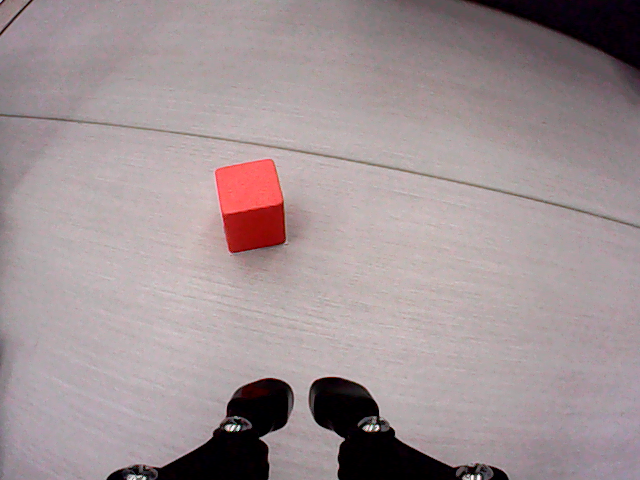
#> input picture imges/img1.png, 640 x 480 px, found by its file name
$ jupyter execute class_activity_1.ipynb
#> lines starting #> are read from the running program, lines starting #| are printed output that depends on the picture; after the words box and inside, x2 and y2 are one past the last pixel; in counts of white or black regions, pixels touching at a corner belong together
## Robot Perception (Part 1) -- Class Activity 1

### Introduction

This notebook will walk you through the process of 2D object detection and segmentation using traditional computer vision based approached explored in part 1 od the module.

First, we introduce some fundamental concepts on image representation and then cover some basic image processing techniques for the object detection and segmentation task.

### Section 1: Image Representation (Images as Arrays)
We define how images are represented as arrays

#### 1.1 Import relevant Python packages

[cell 1]
import cv2 as cv
import numpy as np
import matplotlib.pyplot as plt

#### 1.2 Load and display an image

[cell 2]
# path_to_image = '.\img\img1.png' # Use this if you are on a Windows PC
path_to_image = './img/img1.png'

# read the image from the directory
img = cv.imread(path_to_image)
#> img is the input picture: shape (480, 640, 3); mean B, G, R 149.1, 146.5, 160.7

# Convert from BGR (OpenCV's default) to RGB (Matplotlib's default)
img_rgb = cv.cvtColor(img, cv.COLOR_BGR2RGB)

# display image
plt.imshow(img_rgb)
plt.show()

#### 1.3 Explore image properties

[cell 3]
# TODO: Print the properties of the image (type, shape, size)

print('Image properties:')
print(f'Image type: {type(img_rgb)}')
#| Image type: <class 'numpy.ndarray'>
print(f'Image shape: {img_rgb.shape}')
#| Image shape: (480, 640, 3)
print(f'Image size: {img_rgb.size}')
#| Image size: 921600

### Section 2: Basic Image Processing

1. Image cropping
2. Image resizing
3. Splitting image channels
4. Merging image channels
5. Converting to different color spaces
6. Pixel value distribution (image histogram)

1. Image cropping

[cell 4]
# TODO: Try to isolate the RED cube

img_cropped = img_rgb[150:300, 150:300]
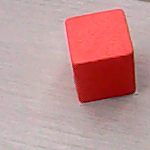
#> img_cropped: shape (150, 150, 3); mean R, G, B 193.1, 146.7, 146.6
plt.imshow(img_cropped)
print(f'Cropped image shape: {img_cropped.shape}')
#| Cropped image shape: (150, 150, 3)
#print(img_cropped)

2. Resize image

[cell 5]
# TODO: Explore the cv.resize function

img_resize = cv.resize(img_rgb, None, fx=2, fy=2, interpolation=cv.INTER_CUBIC)

print(f'Original image shape: {img_rgb.shape}')
#| Original image shape: (480, 640, 3)
print(f'Resized image shape: {img_resize.shape}')
#| Resized image shape: (960, 1280, 3)

plt.imshow(img_resize)

3. Splitting the image channels

[cell 6]
#TODO: RGB images have three (3) channels, use cv.split to isolate each channel and then display them all

channels = cv.split(img_rgb)
titles = ['Normal','Red', 'Green', 'Blue']

plt.figure(figsize=(16, 6))
plt.subplot(1,4,1)
plt.imshow(img_rgb), plt.title(titles[0])

for i in range(len(channels)):
    plt.subplot(1,4,i+2)
    plt.imshow(channels[i])
    plt.title(titles[i+1])
#> this loop made 3 passes

plt.show()

4. Merging image channels

[cell 7]
#TODO: What can be split can be merged. Use the cv.merge function to merge the individual channels together

merged_img_rgb = cv.merge(channels)
r, g, b = channels
merged_img_bgr = cv.merge([b, g ,r])

#TODO: Does the order of merging matter? Find out!

titles = ['Original Image', 'Merged RGB', 'Merged BGR']
plt.figure(figsize=(16, 6))
plt.subplot(1,3,1)
plt.imshow(img_rgb), plt.title(titles[0])
plt.subplot(1,3,2)
plt.imshow(merged_img_rgb), plt.title(titles[1])
plt.subplot(1,3,3)
plt.imshow(merged_img_bgr), plt.title(titles[2])

plt.show()
#> figure, not shown here; B, G, R data is drawn as R, G, B

5. Converting to different color spaces

[cell 8]
#TODO: Explore different color spaces. Plot the original image in at least 3 other color spaces (e.g., HSV, LAB, HLS)

# Reference: https://docs.opencv.org/3.4/d8/d01/group__imgproc__color__conversions.html


titles = ['RGB', 'HSV', 'LAB', 'HLS']
img_hsv = cv.cvtColor(img_rgb, cv.COLOR_RGB2HSV)
#> img_hsv: shape (480, 640, 3); mean H, S, V 123.7, 34.8, 160.9
img_lab = cv.cvtColor(img_rgb,cv.COLOR_RGB2LAB)
#> img_lab: shape (480, 640, 3); mean of channels 0, 1, 2 157.4, 133.7, 128.8
img_hls = cv.cvtColor(img_rgb, cv.COLOR_RGB2HLS)
#> img_hls: shape (480, 640, 3); mean of channels 0, 1, 2 124, 153.6, 35.1
img_list = [img_rgb, img_hsv, img_lab, img_hls]

plt.figure(figsize=(16, 6))
for i in range(len(img_list)):
    plt.subplot(1,4,i+1)
    plt.imshow(img_list[i])
    plt.title(titles[i])
#> this loop made 4 passes

plt.show()

6. Pixel value distribution

[cell 9]
# TODO: Every pixel has a value (0, 255), let's explore the pixel value distribution

# TODO: 1. convert to grayscale
img_gray = cv.cvtColor(img_rgb, cv.COLOR_RGB2GRAY)


# TODO: 2. find the min and max pixel value
print(f'Min and Max pixel values are: [{np.min(img_gray)}, {np.max(img_gray)}]')
#| Min and Max pixel values are: [0, 251]


# TODO: 3. create and plot the pixel value distribution as an image histogram
histSize = 256
histRange = (0, 255)
plt.hist(img_gray.flatten(), bins=histSize, range=histRange, alpha=1)
plt.xlabel('Pixel Intensity'), plt.ylabel('Frequency')
plt.show()
#> figure, not shown here; tallest bar 10463 high, from x = 172.3 to 173.3

# TODO: 4. determine the cumulative distribution and plot it against the pixel value distribution
hist, bins = np.histogram(img_gray.flatten(), histSize, histRange)
#> hist = 256 values, max 10463 at index 173, min 0 at index 208, mean 1200; bins = 257 values from 0 to 255
cdf = hist.cumsum()
#> cdf = 256 values from 5209 to 307200
cdf_normalized = cdf * float(hist.max()) / cdf.max()
#> cdf_normalized = 256 values from 177.4 to 10463

plt.plot(cdf_normalized, color = 'b')
plt.hist(img_gray.flatten(), bins=histSize, range=histRange, alpha=1, color = 'r')
plt.xlim([0,256])
plt.legend(('cdf','histogram'), loc = 'upper left')
plt.xlabel('Pixel Intensity'), plt.ylabel('Frequency')
plt.show()
#> figure, not shown here; tallest bar 10463 high, from x = 172.3 to 173.3; curve peaks at x = 251, y = 10463

### Section 3: Image Enhancement

1. Histogram equalization
2. Filtering

#### 1. Histogram equalization

Resource: https://docs.opencv.org/4.x/d5/daf/tutorial_py_histogram_equalization.html

[cell 10]
# 1. import the image as grayscale
img_gray = cv.imread(path_to_image, cv.IMREAD_GRAYSCALE)
#> img_gray: shape (480, 640); min 0, max 251, mean 150.6

# 2. display in grayscale
plt.imshow(img_gray, cmap='gray')

[cell 11]
# TODO: Compute and plot the histogram and the cummulative distribution (use similar code as above)


print(f'Min and Max pixel values are: [{np.min(img_gray)}, {np.max(img_gray)}]')
#| Min and Max pixel values are: [0, 251]


histSize = 256
histRange = (0, 255)
plt.hist(img_gray.flatten(), bins=histSize, range=histRange, alpha=1)
plt.xlabel('Pixel Intensity'), plt.ylabel('Frequency')
plt.show()
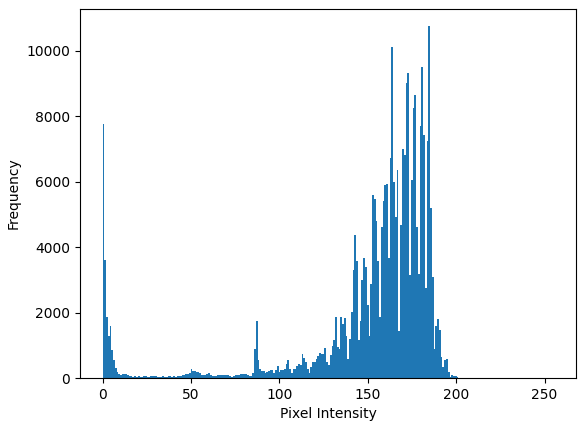
#> figure drawn by matplotlib, 1 panel; tallest bar 10755 high, from x = 184.3 to 185.3


hist, bins = np.histogram(img_gray.flatten(), histSize, histRange)
#> hist = 256 values, max 10755 at index 185, min 0 at index 224, mean 1200
cdf = hist.cumsum()
#> cdf = 256 values from 7753 to 307200
cdf_normalized = cdf * float(hist.max()) / cdf.max()
#> cdf_normalized = 256 values from 271.4 to 10755

plt.plot(cdf_normalized, color = 'b')
plt.hist(img_gray.flatten(), bins=histSize, range=histRange, alpha=1, color = 'r')
plt.xlim([0,256])
plt.legend(('cdf','histogram'), loc = 'upper left')
plt.xlabel('Pixel Intensity'), plt.ylabel('Frequency')
plt.show()
#> figure, not shown here; tallest bar 10755 high, from x = 184.3 to 185.3; curve peaks at x = 251, y = 10755

[cell 12]
# TODO: Using the cv.equalizeHist, perform histogram equalization and plot the result
equ = cv.equalizeHist(img_gray)
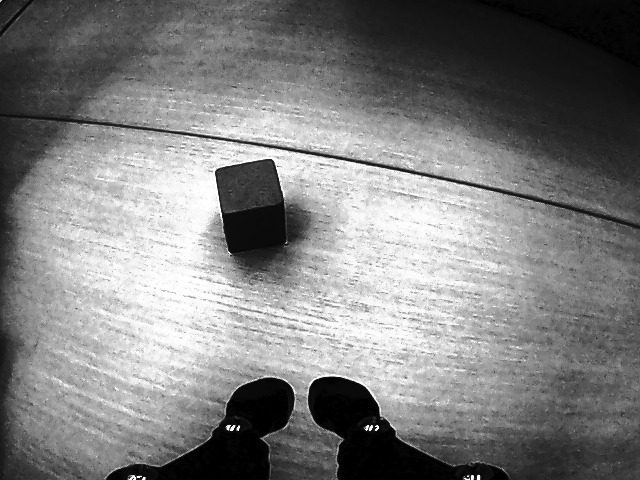
#> equ: shape (480, 640); min 0, max 255, mean 126.5
plt.hist(equ.flatten(), bins=histSize, range=histRange, alpha=1)
plt.xlabel('Pixel Intensity'), plt.ylabel('Frequency')
plt.show()
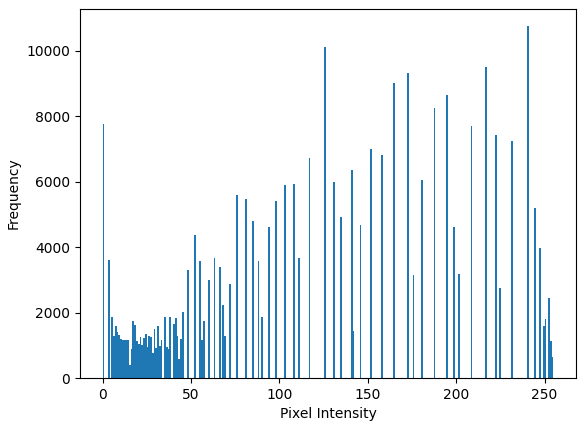
#> figure drawn by matplotlib, 1 panel; tallest bar 10755 high, from x = 240.1 to 241.1

[cell 13]
# TODO: Compute and plot the histogram and the cummulative distribution of the equalized image (use similar code as above)
hist, bins = np.histogram(equ.flatten(), histSize, histRange)
#> hist = 256 values, max 10755 at index 241, min 0 at index 1, mean 1200
cdf = hist.cumsum()
cdf_normalized = cdf * float(hist.max()) / cdf.max()

plt.plot(cdf_normalized, color = 'b')
plt.hist(equ.flatten(), bins=histSize, range=histRange, alpha=1, color = 'r')
plt.xlim([0,256])
plt.legend(('cdf','histogram'), loc = 'upper left')
plt.xlabel('Pixel Intensity'), plt.ylabel('Frequency')
plt.show()
#> figure, not shown here; tallest bar 10755 high, from x = 240.1 to 241.1; curve peaks at x = 255, y = 10755

# Can you spot the difference??

#### 2. Image Filtering (smoothing)

[cell 14]
# Resource: https://docs.opencv.org/3.4/d4/d13/tutorial_py_filtering.html
img = cv.imread(path_to_image)

# TODO: Play around with different filters to get a good outcome
filters = 3
blur = cv.bilateralFilter(img,100,75,75)
blur2 = cv.GaussianBlur(img,(105,105),0)
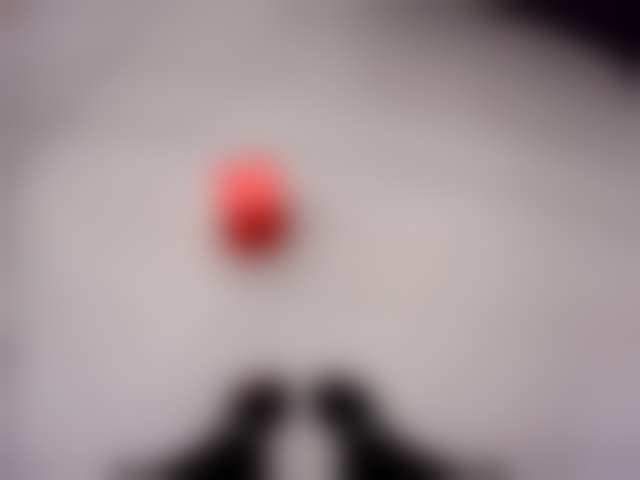
#> blur2: shape (480, 640, 3); mean B, G, R 149.1, 146.6, 160.8
plt.subplot(1, filters, 1)
plt.imshow(img)
plt.subplot(1, filters, 2)
plt.imshow(blur)
plt.subplot(1, filters, 3)
plt.imshow(blur2)
#> figure, not shown here; B, G, R data is drawn as R, G, B

### Section 4. Pixel-wise Image Segmentation

1. Monochrome image classification (manual approach)
2. Monochrome image classification (adaptive approach and Otsu)
3. Color image classification

1. Monochrome image classification (manual approach)

[cell 15]
# Resource: https://docs.opencv.org/4.x/d7/d4d/tutorial_py_thresholding.html

# TODO: Import image
img = cv.imread(path_to_image, cv.IMREAD_GRAYSCALE)

# TODO: Inspect the pixel value distribution to determine a good threshold
maxval = np.max(img)
#> maxval = 251
minval = np.min(img)
#> minval = 0
threshold = (maxval+minval)/2
#> threshold = 125.5

# TODO: Use cv.threshold to apply a binary threshold on the image and plot the outcome
ret,thresh1 = cv.threshold(img,threshold, maxval ,cv.THRESH_BINARY)
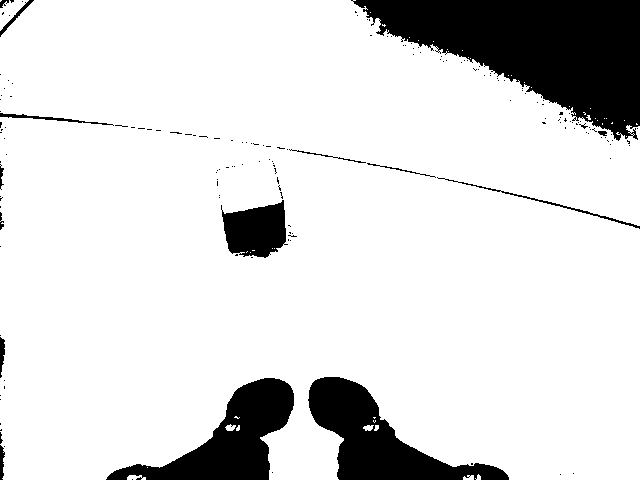
#> thresh1: shape (480, 640); values 0 (black) and 251 (white), 86.3% white; 167 black regions (152 under 20 px), largest, box (x1, y1, x2, y2) and area: (351, 0, 640, 141) 21750, (308, 377, 509, 480) 8232, (106, 378, 294, 480) 7682
#> ret = 125
plt.imshow(thresh1, cmap='gray')

2. Monochrome image classification (adaptive approach and Otsu)

[cell 16]
# Resource: https://docs.opencv.org/4.x/d7/d4d/tutorial_py_thresholding.html

# TODO: Use cv.adaptiveThreshold to apply a binary threshold on the image and plot the outcome
thresh = cv.adaptiveThreshold(img, 255, cv.ADAPTIVE_THRESH_MEAN_C, cv.THRESH_BINARY_INV, 21, 8)
#> thresh: shape (480, 640); 5.9% white; 2195 white regions (2180 under 20 px), largest, box (x1, y1, x2, y2) and area: (309, 377, 509, 480) 3756, (106, 378, 294, 480) 3686, (215, 159, 286, 253) 2194
plt.imshow(thresh, cmap='gray')

[cell 17]
# Resource: https://docs.opencv.org/4.x/d7/d4d/tutorial_py_thresholding.html

# TODO: Use the otsu method to apply a binary threshold on the image and plot the outcome
blur = cv.GaussianBlur(img,(5,5),0)
#> blur: shape (480, 640)
ret3,th3 = cv.threshold(blur,0,255,cv.THRESH_BINARY+cv.THRESH_OTSU)
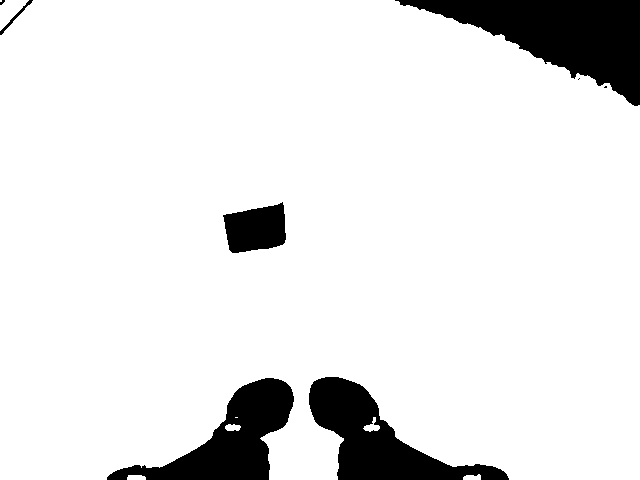
#> th3: shape (480, 640); 90.2% white; 8 black regions (3 under 20 px), largest, box (x1, y1, x2, y2) and area: (395, 0, 640, 106) 11808, (309, 377, 509, 480) 8086, (107, 378, 294, 480) 7540, (223, 202, 286, 253) 2388, (0, 0, 33, 35) 135
#> ret3 = 96
plt.imshow(thresh, cmap='gray')

# TODO: What are your observations?
# I notice that this method can be similar to using the adaptive approach, depending on
# how you tweak your threshold values and depending on the complexity of your image.

3. Color image classification

Resource: https://realpython.com/python-opencv-color-spaces/

[cell 18]
# TODO: Follow the resource above to define a color mask

img = cv.imread(path_to_image)
hsv_img = cv.cvtColor(img, cv.COLOR_BGR2HSV)
img_rgb = cv.cvtColor(img, cv.COLOR_BGR2RGB)

lower_cyan = (80, 50, 50)
upper_cyan = (100, 255, 255)
mask = cv.inRange(hsv_img, lower_cyan, upper_cyan)
#> mask: shape (480, 640); 0.01% white in thin lines or dots, all inside (x1, y1, x2, y2) = (133, 416, 485, 477)

lower_pink = (140, 40, 40)
upper_pink = (180, 255, 255)
mask_pink = cv.inRange(hsv_img, lower_pink, upper_pink)
#> mask_pink: shape (480, 640); 2.4% white in thin lines or dots

mask = mask + mask_pink
#> mask: shape (480, 640); 2.4% white in thin lines or dots
plt.imshow(mask, cmap="gray")

[cell 19]
# TODO: Display the mask applied to the original image
result = cv.bitwise_and(img_rgb, img_rgb, mask=mask)
plt.imshow(result)

[cell 20]
# TODO: Could you apply the Otsu approach to this as well? Give it a try.
#ret, otsu_mask = cv.threshold(mask, 0, 255, cv.THRESH_BINARY + cv.THRESH_OTSU)
s_channel = hsv_img[:,:,1]
ret, otsu_s_mask = cv.threshold(s_channel, 0, 255, cv.THRESH_BINARY + cv.THRESH_OTSU)
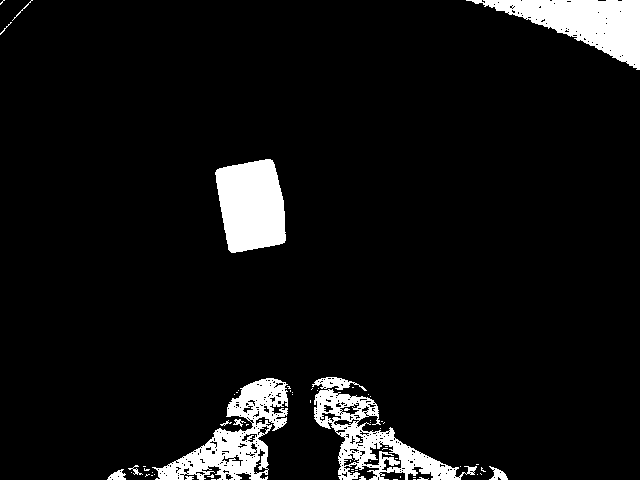
#> otsu_s_mask: shape (480, 640); 7% white; 64 white regions (50 under 20 px), largest, box (x1, y1, x2, y2) and area: (466, 0, 640, 70) 5390, (215, 159, 286, 253) 5252, (152, 378, 288, 480) 5150
#> ret = 126
otsu_mask = cv.bitwise_and(mask, otsu_s_mask)
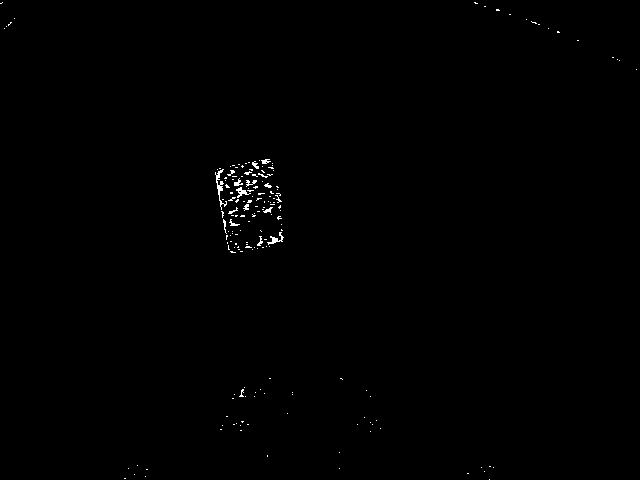
#> otsu_mask: shape (480, 640); 0.37% white in thin lines or dots


# Plot the original image and the image with edges
fig, axes = plt.subplots(1, 3, figsize=(12, 6))
axes[0].imshow(img_rgb)
axes[0].set_title('Original Image')
axes[0].axis('off')

axes[1].imshow(mask, cmap='gray')
axes[1].set_title('Manual threshold')
axes[1].axis('off')

axes[2].imshow(otsu_mask, cmap='gray')
axes[2].set_title('Otsu threshold')
axes[2].axis('off')

plt.tight_layout()
plt.show()

[cell 21]
# TODO: Morphological operations are super helpful in denoising and rounding out your mask.
# Resource: https://docs.opencv.org/4.x/d9/d61/tutorial_py_morphological_ops.html

kernel = np.ones((5,5),np.uint8)
erosion = cv.erode(otsu_mask,kernel,iterations = 1)
#> erosion: shape (480, 640); every value is 0
plt.imshow(erosion)

4. Bounding box and segmentation visualization

[cell 22]
# TODO: Use a combination of cv.findContours, cv.drawContours and OpenCV's bitwise operations to obtain a bounding box and segmentation visualization as in the image below.
contours, hierarchy = cv.findContours(otsu_mask, cv.RETR_TREE, cv.CHAIN_APPROX_SIMPLE)
#> contours = 179 contours, 176 with area under 20; largest, box (x1, y1, x2, y2) and area: (215, 169, 227, 210) 65, (267, 232, 284, 245) 42, (236, 187, 251, 198) 42
cv.drawContours(img_rgb, contours, -1, (0,255,0), 3)
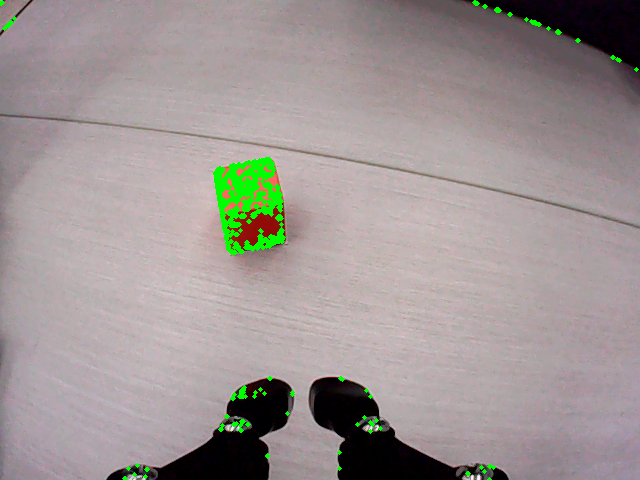
#> img_rgb: shape (480, 640, 3); mean R, G, B 158, 149.4, 148
plt.imshow(img_rgb)
